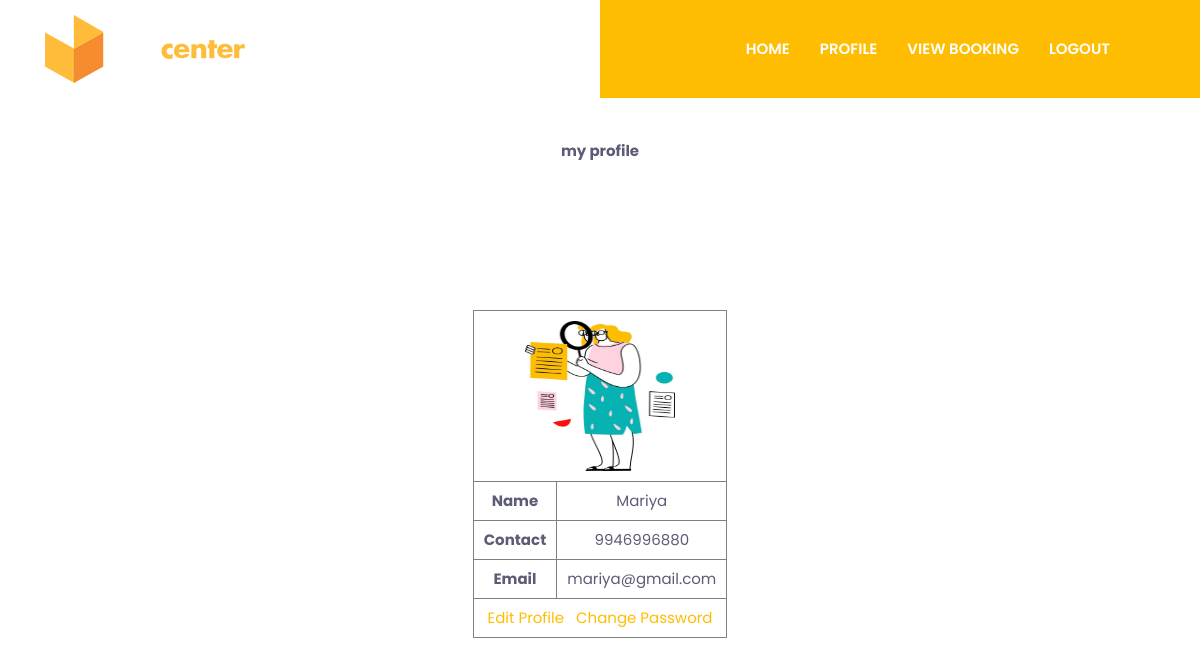
/project/Tutor/myprofile.php (signed in), run on the app's committed database.
### tables this page shows
CREATE TABLE `tbl_tutor` (
  `tutor_id` int(11) NOT NULL auto_increment,
  `tutor_name` varchar(50) NOT NULL,
  `tutor_gender` varchar(50) NOT NULL,
  `tutor_contact` varchar(50) NOT NULL,
  `tutor_email` varchar(50) NOT NULL,
  `tutor_address` varchar(100) NOT NULL,
  `tutor_qualification` varchar(50) NOT NULL,
  `t_photo` varchar(50) NOT NULL,
  `place_id` int(11) NOT NULL,
  `t_proof` varchar(50) NOT NULL,
  `t_password` varchar(50) NOT NULL,
  `t_status` int(11) NOT NULL,
  PRIMARY KEY  (`tutor_id`)
);

### project/Tutor/myprofile.php (the view, shortened to what this page needs)
<?php
include("Header.php");
?>
<!DOCTYPE html PUBLIC "-//W3C//DTD XHTML 1.0 Transitional//EN" "http://www.w3.org/TR/xhtml1/DTD/xhtml1-transitional.dtd">
<html xmlns="http://www.w3.org/1999/xhtml">
<head>
</head>
<br><br><br><br><br><br><br>
<body style="background-image: url('../assets/Template/Main/images/homepage2.jpg'); background-size: cover; background-attachment: fixed;">
<p><b><center>my profile</center></b></p>
<form method="post" align="center">
  <table border="1" align="center" cellpadding="10" style="margin-top:150px;margin-bottom:150px">
  <?php
 $sel="select * from tbl_tutor where tutor_id='".$_SESSION["tid"]."'";
$data=mysql_query($sel);
$row=mysql_fetch_array($data);
?>
    <tr>
      <th colspan="2">
        <img src="../assets/files/tutor/<?php echo $row["t_photo"];?>" width="150" height="150">
      </th>
    </tr>
    <tr>
      <th >Name</th>
      <td ><?php echo $row["tutor_name"]?></td>
    </tr>
    <tr>
      <th><div align="center">Contact</div></th>
      <td><?php echo $row["tutor_contact"]?></td>
    </tr>
    <tr>
      <th>Email</th>
      <td><?php echo $row["tutor_email"]?></td>
    </tr>
   <tr>
    <td colspan="2" align="center"><a href="Editprofile.php">Edit Profile</a>&nbsp;&nbsp;&nbsp;<a href="ChangePassword.php">Change Password</a></td>
   </tr>
  </table>
  </form>
</body>
</html>

### project/assets/Template/Main/css/style.css (style rules this page uses)
body { line-height: 1.2; font-family: "Poppins", sans-serif; -webkit-font-smoothing: antialiased; font-size: 15px; color: #5c5c77; }
p, .paragraph { font-weight: 400; color: #5c5c77; font-size: 15px; line-height: 1.9; font-family: "Poppins", sans-serif; }
body { overflow-x: hidden; background-image: url('../assets/Template/Main/images/bg1.png'); }
img { vertical-align: middle; border: 0; }
a { color: #ffbd01; }
a, a:hover, a:focus { text-decoration: none; }
a, button, select { cursor: pointer; transition: .2s ease; }

### data on the page
tbl_tutor: t_photo (picture), tutor_name "Mariya", tutor_contact "9946996880", tutor_email "mariya@gmail.com"
